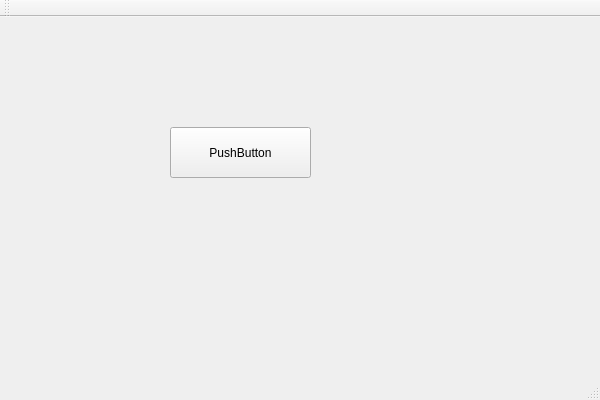
<?xml version="1.0" encoding="UTF-8"?>
<ui version="4.0">
 <class>TestEmbedXrpcForQtClass</class>
 <widget class="QMainWindow" name="TestEmbedXrpcForQtClass">
  <property name="geometry">
   <rect>
    <x>0</x>
    <y>0</y>
    <width>600</width>
    <height>400</height>
   </rect>
  </property>
  <property name="windowTitle">
   <string>TestEmbedXrpcForQt</string>
  </property>
  <widget class="QWidget" name="centralWidget">
   <widget class="QPushButton" name="ConnectButton">
    <property name="geometry">
     <rect>
      <x>170</x>
      <y>110</y>
      <width>141</width>
      <height>51</height>
     </rect>
    </property>
    <property name="text">
     <string>PushButton</string>
    </property>
   </widget>
  </widget>
  <widget class="QMenuBar" name="menuBar">
   <property name="geometry">
    <rect>
     <x>0</x>
     <y>0</y>
     <width>600</width>
     <height>23</height>
    </rect>
   </property>
  </widget>
  <widget class="QToolBar" name="mainToolBar">
   <attribute name="toolBarArea">
    <enum>TopToolBarArea</enum>
   </attribute>
   <attribute name="toolBarBreak">
    <bool>false</bool>
   </attribute>
  </widget>
  <widget class="QStatusBar" name="statusBar"/>
 </widget>
 <layoutdefault spacing="6" margin="11"/>
 <resources>
  <include location="TestEmbedXrpcForQt.qrc"/>
 </resources>
 <connections/>
</ui>
